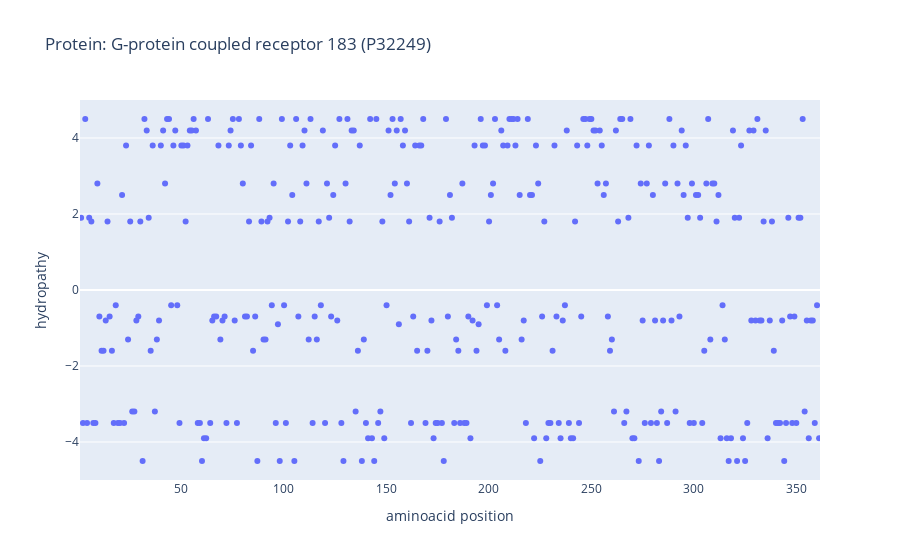

The cell this chart's notebook holds for it:
### Code cell
plot(df_GPCR183, metric = "hydropathy")

### Figure 1 — Plotly figure (JSON) as saved in the notebook; plotly's stock layout.template omitted (floating-point values rounded to 4 significant figures; data arrays with more than 128 entries replaced by an {"elided": "..."} marker saying what was removed)
{"data": [{"alignmentgroup": "True", "boxpoints": "all", "fillcolor": "rgba(255,255,255,0)", "hoveron": "points", "hovertemplate": "aminoacid position=%{x}<br>hydropathy=%{y}<extra></extra>", "legendgroup": "", "line": {"color": "rgba(255,255,255,0)"}, "marker": {"color": "#636efa"}, "name": "", "offsetgroup": "", "orientation": "v", "pointpos": 0, "showlegend": false, "type": "box", "x": {"elided": "361 int values"}, "x0": " ", "xaxis": "x", "y": {"elided": "361 float values"}, "y0": " ", "yaxis": "y"}], "layout": {"boxmode": "group", "legend": {"tracegroupgap": 0}, "title": {"text": "Protein: G-protein coupled receptor 183 (P32249)"}, "xaxis": {"anchor": "y", "domain": [0, 1], "title": {"text": "aminoacid position"}}, "yaxis": {"anchor": "x", "domain": [0, 1], "title": {"text": "hydropathy"}}}}
